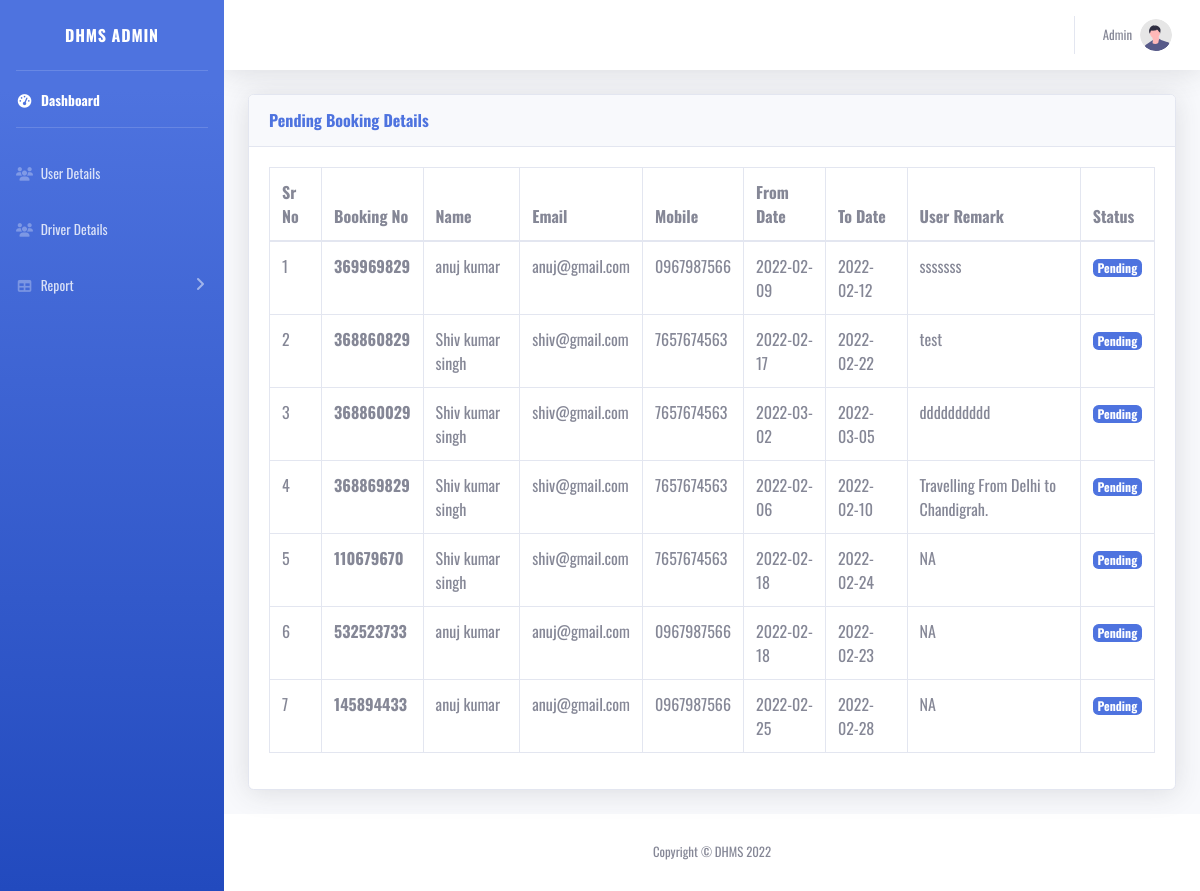
The page /dhms/admin/pending.php (signed in) on the database its author committed.
### tables this page shows
CREATE TABLE `tbhiredriver` (
  `id` int(11) NOT NULL,
  `bookingNumber` bigint(12) DEFAULT NULL,
  `userid` varchar(45) DEFAULT NULL,
  `driveruserid` varchar(45) DEFAULT NULL,
  `fromdate` date DEFAULT NULL,
  `todate` date DEFAULT NULL,
  `remark` varchar(200) DEFAULT NULL,
  `status` varchar(45) DEFAULT '0',
  `driverremarks` varchar(200) DEFAULT NULL,
  `create_date` timestamp NULL DEFAULT current_timestamp(),
  `lastUpdationDate` timestamp NULL DEFAULT NULL ON UPDATE current_timestamp()
);

CREATE TABLE `tbluser` (
  `id` int(11) NOT NULL,
  `fname` varchar(45) DEFAULT NULL,
  `lname` varchar(45) DEFAULT NULL,
  `email` varchar(45) DEFAULT NULL,
  `mobile` varchar(45) DEFAULT NULL,
  `password` varchar(100) DEFAULT NULL,
  `address` varchar(200) DEFAULT NULL,
  `create_date` timestamp NULL DEFAULT current_timestamp()
);

### dhms/admin/pending.php (the view, shortened to what this page needs)
<?php
require_once('include/config.php');
if(strlen( $_SESSION["adminid"])==0)
    {
header('location:login.php');
}
else{?>
<!DOCTYPE html>
<html lang="en">
<head>
    <link href="../vendor/fontawesome-free/css/all.min.css" rel="stylesheet" type="text/css">
    <link href="../css/sb-admin-2.min.css" rel="stylesheet">
    <link href="../vendor/datatables/dataTables.bootstrap4.min.css" rel="stylesheet">
</head>
<body id="page-top">
    <div id="wrapper">
       <?php include 'include/sidebar.php';?>
        <div id="content-wrapper" class="d-flex flex-column">
            <div id="content">
               <?php include 'include/header.php';?>
                <div class="container-fluid">
                    <div class="card shadow mb-4">
                        <div class="card-header py-3">
                            <h6 class="m-0 font-weight-bold text-primary">Pending Booking Details</h6>
                        </div>
                        <div class="card-body">
                            <div class="table-responsive">
                                <table class="table table-bordered" id="dataTable" width="100%" cellspacing="0">
                                    <thead>
                                        <tr>
                                            <th>Sr No</th>
                                            <th>Booking No</th>
                                            <th>Name</th>
                                            <th>Email</th>
                                            <th>Mobile</th>
                                            <th>From Date</th>
                                            <th>To Date</th>
                                            <th>User Remark</th>
                                            <th>Status</th>
                                        </tr>
                                    </thead>
                      <?php
                      $st='0';
                      $sql ="SELECT fname,lname,email,mobile,fromdate,todate,status,remark,driverremarks,bookingNumber
                       FROM tbhiredriver
                       join tbluser
                      on tbluser.id=tbhiredriver.userid
where  tbhiredriver.status=:st";
                     $query= $dbh -> prepare($sql);
                    $query->bindParam(':st',$st, PDO::PARAM_STR);
                      $query-> execute();
                      $results = $query -> fetchAll(PDO::FETCH_OBJ);
                      $cnt=1;
                      if($query -> rowCount() > 0)
                      {
                      foreach($results as $result)
                      {
                      ?>
                  <tr>
                    <td><?php echo($cnt);?></td>
                    <th><?php echo htmlentities($result->bookingNumber);?></th>
                    <td><?php echo htmlentities($result->fname);?> <?php echo htmlentities($result->lname);?></td>
                    <td><?php echo htmlentities($result->email);?></td>
                    <td><?php echo htmlentities($result->mobile);?></td>
                    <td><?php echo htmlentities($result->fromdate);?></td>
                    <td><?php echo htmlentities($result->todate);?></td>
                    <td><?php echo htmlentities($result->remark);?></td>
                    <td>
                        <?php
                        $statusd=$result->status;
                         if ($statusd=='0') {
                             echo '<span class="badge badge-primary">Pending</span>';
                         }
                         elseif ($statusd=='1') {
                            echo '<span class="badge badge-success">Approved</span>';
                         }
                         elseif ($statusd=='2') {
                             echo '<span class="badge badge-danger">Cancel</span>';
                         }
                        ?>
                    </td>
                  </tr>
                  <?php  $cnt=$cnt+1; } } ?>
                                </table>
                            </div>
                        </div>
                    </div>
                </div>
            </div>
            <?php include 'include/footer.php'; ?>
        </div>
    </div>
</body>
</html>
<?php }?>

### dhms/admin/pending.php (style rules this page uses)
body { font-family: 'Oswald', sans-serif; }

### rows shown on the page
tbhiredriver: bookingNumber "369969829", userid.fname "anuj", userid.lname "kumar", userid.email "anuj@gmail.com", userid.mobile "0967987566", fromdate "2022-02-09", todate "2022-02-12", remark "sssssss", status "Pending"
tbhiredriver: bookingNumber "368860829", userid.fname "Shiv", userid.lname "kumar singh", userid.email "shiv@gmail.com", userid.mobile "7657674563", fromdate "2022-02-17", todate "2022-02-22", remark "test", status "Pending"
tbhiredriver: bookingNumber "368860029", userid.fname "Shiv", userid.lname "kumar singh", userid.email "shiv@gmail.com", userid.mobile "7657674563", fromdate "2022-03-02", todate "2022-03-05", remark "dddddddddd", status "Pending"
tbhiredriver: bookingNumber "368869829", userid.fname "Shiv", userid.lname "kumar singh", userid.email "shiv@gmail.com", userid.mobile "7657674563", fromdate "2022-02-06", todate "2022-02-10", remark "Travelling From Delhi to Chandigrah.", status "Pending"
tbhiredriver: bookingNumber "110679670", userid.fname "Shiv", userid.lname "kumar singh", userid.email "shiv@gmail.com", userid.mobile "7657674563", fromdate "2022-02-18", todate "2022-02-24", remark "NA", status "Pending"
tbhiredriver: bookingNumber "532523733", userid.fname "anuj", userid.lname "kumar", userid.email "anuj@gmail.com", userid.mobile "0967987566", fromdate "2022-02-18", todate "2022-02-23", remark "NA", status "Pending"
tbhiredriver: bookingNumber "145894433", userid.fname "anuj", userid.lname "kumar", userid.email "anuj@gmail.com", userid.mobile "0967987566", fromdate "2022-02-25", todate "2022-02-28", remark "NA", status "Pending"
